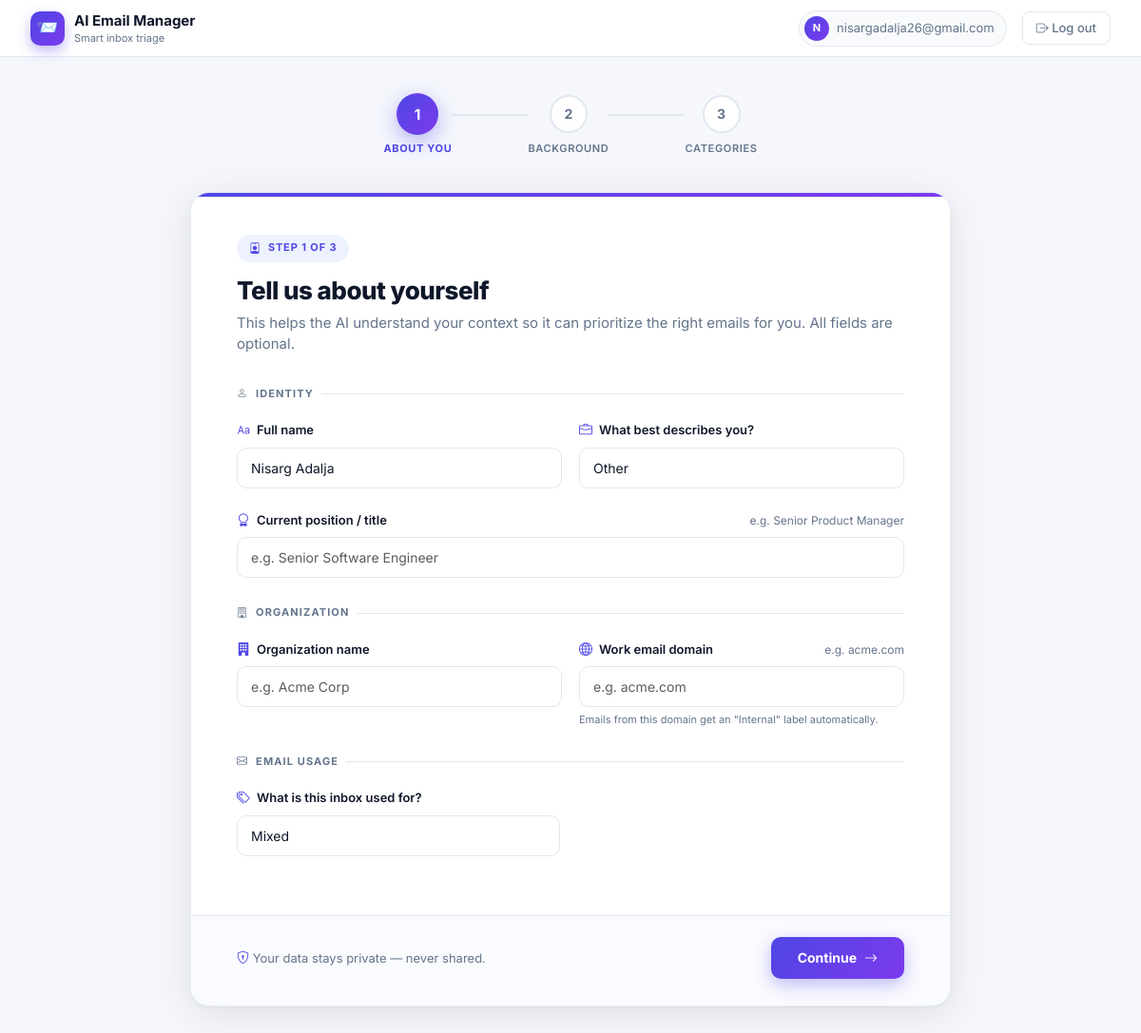
Page /accounts/onboarding/step1/ (signed in) on the earlier database version.
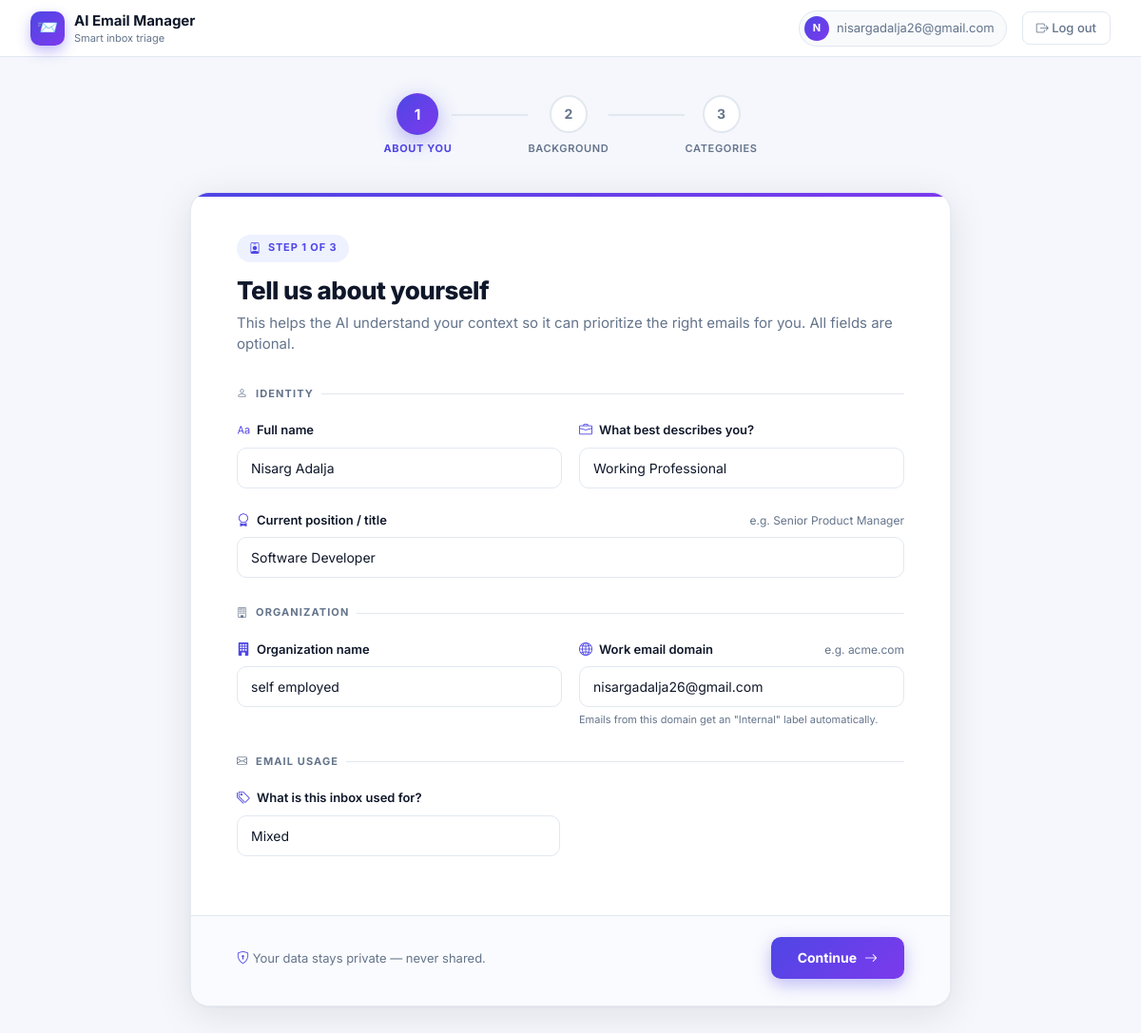
Same page on the later database version.
### accounts/models.py (models this page shows, shortened)
class UserProfile(models.Model):
    ROLE_CHOICES = [
        ("student","Student"),("job_seeker","Job Seeker"),
        ("working_pro","Working Professional"),("hr","HR / Recruiter"),
        ("manager","Manager / Leadership"),("freelancer","Freelancer / Consultant"),
        ("sales","Sales"),("support","Customer Support"),
        ("entrepreneur","Entrepreneur / Founder"),("other","Other"),
    ]
    EMAIL_TYPE_CHOICES = [("personal","Personal"),("work","Work"),("mixed","Mixed")]
    user                 = models.OneToOneField(User, on_delete=models.CASCADE, related_name="profile")
    full_name            = models.CharField(max_length=200, blank=True)
    current_role         = models.CharField(max_length=32, choices=ROLE_CHOICES, default="other")
    current_position     = models.CharField(max_length=200, blank=True)
    current_organization = models.CharField(max_length=200, blank=True)
    org_domain           = models.CharField(max_length=120, blank=True)
    education            = models.TextField(blank=True)
    experience           = models.TextField(blank=True)
    skills_interests     = models.TextField(blank=True)
    target_roles         = models.TextField(blank=True)
    industries           = models.TextField(blank=True)
    location             = models.CharField(max_length=200, blank=True)
    email_type           = models.CharField(max_length=16, choices=EMAIL_TYPE_CHOICES, default="mixed")
    additional_context   = models.TextField(blank=True)
    onboarded            = models.BooleanField(default=False)
    onboarding_step      = models.IntegerField(default=1)
    live_classification  = models.BooleanField(default=False)
    blocked_senders      = models.TextField(blank=True)
    updated_at           = models.DateTimeField(auto_now=True)

### accounts/views.py (the view)
# urls.py: path("onboarding/step1/", views.onboarding_step1, name="onboarding_step1"),
@login_required
def onboarding_step1(request):
    profile = _ensure_profile(request)
    if request.method == "POST":
        form = ProfileStep1Form(request.POST, instance=profile)
        if form.is_valid():
            form.save()
            profile.onboarding_step = 2
            profile.save(update_fields=["onboarding_step"])
            return redirect("onboarding_step2")
    else:
        form = ProfileStep1Form(instance=profile)
    return render(request, "onboarding_step1.html", {"form": form, "step": 1})

### accounts/forms.py
class ProfileStep1Form(forms.ModelForm):
    class Meta:
        model = UserProfile
        fields = ["full_name", "current_role", "current_position",
                  "current_organization", "org_domain", "email_type"]
        widgets = {
            "full_name":            forms.TextInput(attrs={"class": "form-control ob-input", "placeholder": "e.g. Jane Smith"}),
            "current_role":         forms.Select(attrs={"class": "form-select ob-input"}),
            "current_position":     forms.TextInput(attrs={"class": "form-control ob-input", "placeholder": "e.g. Senior Software Engineer"}),
            "current_organization": forms.TextInput(attrs={"class": "form-control ob-input", "placeholder": "e.g. Acme Corp"}),
            "org_domain":           forms.TextInput(attrs={"class": "form-control ob-input", "placeholder": "e.g. acme.com"}),
            "email_type":           forms.Select(attrs={"class": "form-select ob-input"}),
        }

### accounts/views.py (called while the page is built)
def _ensure_profile(request):
    profile, _ = UserProfile.objects.get_or_create(
        user=request.user, defaults={"full_name": request.user.get_full_name()},
    )
    return profile

### templates/onboarding_step1.html (shortened to what this page needs)
{% extends "onboarding_base.html" %}
{% block s1_class %}active{% endblock %}
{% block s1_icon %}1{% endblock %}
{% block s2_icon %}2{% endblock %}
{% block s3_icon %}3{% endblock %}
{% block ob_content %}
<form method="post" novalidate>{% csrf_token %}
  <div class="ob-card-body">
    <div class="ob-card-header">
      <div class="ob-card-step-badge"><i class="bi bi-person-badge"></i>Step 1 of 3</div>
      <h1 class="ob-card-title">Tell us about yourself</h1>
      <p class="ob-card-sub">This helps the AI understand your context so it can prioritize the right emails for you. All fields are optional.</p>
    </div>
    <div class="ob-section-title"><i class="bi bi-person"></i> Identity</div>
    <div class="ob-field-grid">
      <div class="ob-field">
        <label class="ob-label"><i class="bi bi-type"></i> Full name</label>
        {{ form.full_name }}
      </div>
      <div class="ob-field">
        <label class="ob-label"><i class="bi bi-briefcase"></i> What best describes you?</label>
        {{ form.current_role }}
      </div>
    </div>
    <div class="ob-field">
      <label class="ob-label"><i class="bi bi-award"></i> Current position / title <span class="ob-hint">e.g. Senior Product Manager</span></label>
      {{ form.current_position }}
    </div>
    <div class="ob-section-title" style="margin-top:28px"><i class="bi bi-building"></i> Organization</div>
    <div class="ob-field-grid">
      <div class="ob-field">
        <label class="ob-label"><i class="bi bi-building-fill"></i> Organization name</label>
        {{ form.current_organization }}
      </div>
      <div class="ob-field">
        <label class="ob-label"><i class="bi bi-globe2"></i> Work email domain <span class="ob-hint">e.g. acme.com</span></label>
        {{ form.org_domain }}
        <div style="font-size:11px;color:var(--muted);margin-top:5px">Emails from this domain get an "Internal" label automatically.</div>
      </div>
    </div>
    <div class="ob-section-title" style="margin-top:4px"><i class="bi bi-envelope"></i> Email usage</div>
    <div class="ob-field" style="max-width:340px">
      <label class="ob-label"><i class="bi bi-tags"></i> What is this inbox used for?</label>
      {{ form.email_type }}
    </div>
  </div>
  <div class="ob-card-footer">
    <div style="font-size:13px;color:var(--muted)">
      <i class="bi bi-shield-lock" style="color:var(--primary)"></i> Your data stays private — never shared.
    </div>
    <button type="submit" class="ob-btn-next">
      Continue <i class="bi bi-arrow-right"></i>
    </button>
  </div>
</form>
{% endblock %}

Differences in the rows shown:
changed UserProfile "Nisarg Adalja": current_role "Other" → "Working Professional"; current_position (not shown) → "Software Developer"; current_organization (not shown) → "self employed"; org_domain (not shown) → "nisargadalja26@gmail.com"
